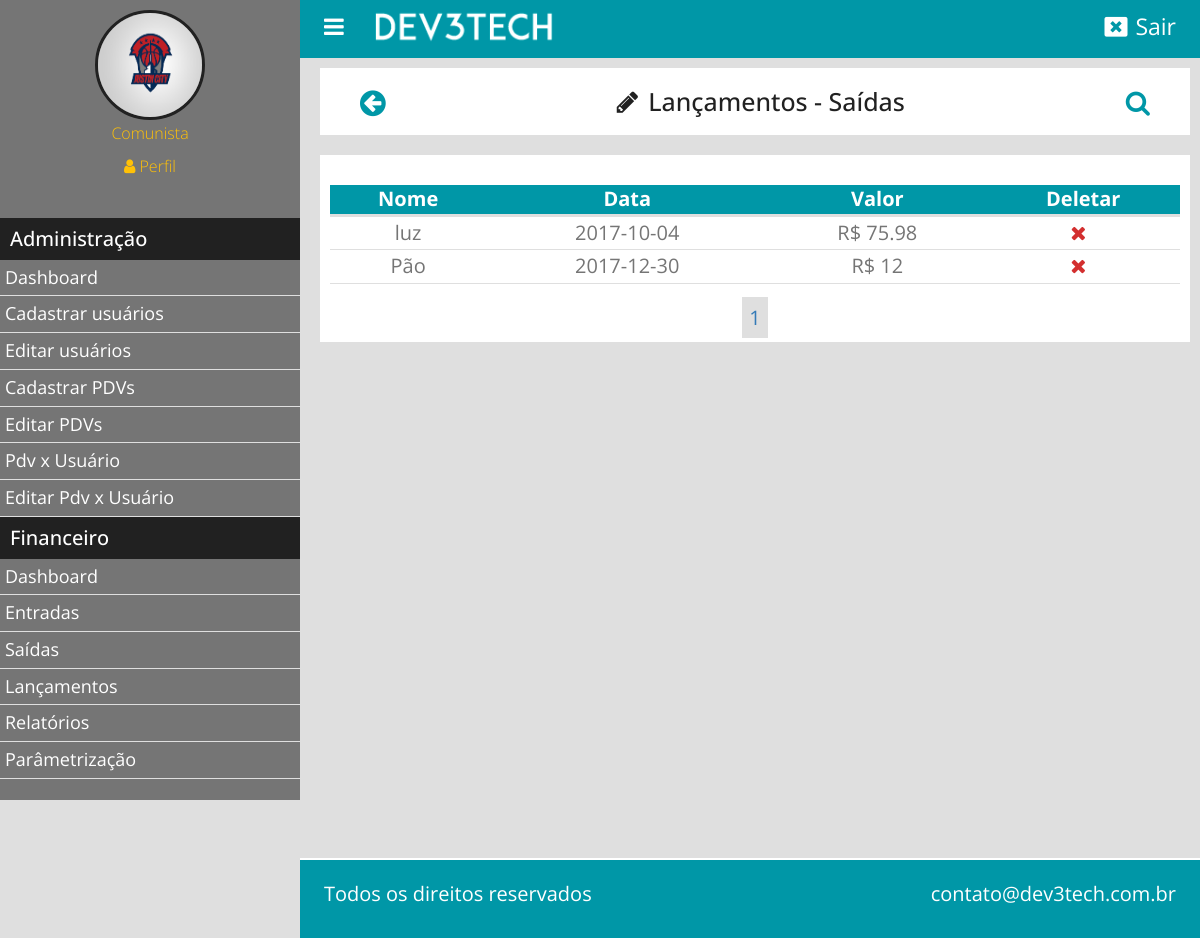
The page /lancamentos_saidas (signed in) on the database its author committed.
### classes/mysql.php (called while the page is built)
<?php
	class MySql{
		private static $pdo;
		public static function conectarDb(){
			if (self::$pdo == null) {
				try{
					self::$pdo = new PDO('mysql:host='.HOST.';dbname='.DB,USER,PASS, array(PDO::MYSQL_ATTR_INIT_COMMAND => "SET NAMES utf8"));
					self::$pdo->setAttribute(PDO::ATTR_ERRMODE, PDO::ERRMODE_EXCEPTION);
				}catch(Exception $e){
					echo '<script>alert("erro ao conectar ao Banco de dados!")</script>';
				}
			}
			return self::$pdo;
		}
	}
 ?>

### classes/Financeiro.php (called while the page is built, shortened)
<?php
	class Financeiro
	{
			public static function selectLancamentos($tabela,$start = null, $end = null){
				$pdv = $_SESSION['pdv'];
			if ($start == null && $end == null)
				$sql = MySql::conectarDb()->prepare("SELECT * FROM `$tabela` WHERE `pdv` = ? ");
			else
				$sql = MySql::conectarDb()->prepare("SELECT * FROM `$tabela` WHERE `pdv` = ? LIMIT $start,$end");
			$sql->execute(array($pdv));
			return $sql->fetchAll();
		}
		}
?>

### pages/lancamentos_saidas.php (the view, shortened to what this page needs)
<?php
	$paginaAtual = isset($_GET['pagina']) ? (int)$_GET['pagina'] : 1;
	$porPagina = 10;
	if (isset($_POST['pesquisar'])) {
		$dateIni =$_POST['data-inicial'];
		$dateFin = $_POST['data-final'];
		$lancamentos = Financeiro::pesquisarSaidas(($paginaAtual -1) * $porPagina,$porPagina);
	}else {
			$lancamentos = Financeiro::selectLancamentos('tb_fin.saidas',($paginaAtual -1) * $porPagina,$porPagina);
	}
?>
<div class="box-content">
	<h2><a href="lancamentos"><i class="fa fa-arrow-circle-left left"></i></a><i class="fa fa-pencil"></i>Lançamentos - Saídas<div class="btn-pesq"><i class="fa fa-search"></i></div></h2>
</div>
<div class="box-content">
		<div class="wraper-table">
				<table>
					<tr>
						<th>Nome</th>
						<th>Data</th>
						<th>Valor</th>
						<th>Deletar</th>
					</tr>
					<?php
						foreach (@$lancamentos as $key => $value) {
							$id = $value['id'];
							$nome = $value['descricao'];
							$data = $value['data'];
							$valor = $value['valor'];
							echo "<tr>";
								echo '<td>'.$nome.'</td>';
								echo '<td>'.$data.'</td>';
								echo '<td> R$ '.$valor.'</td>';
								echo '<td><a activeBtn= "delete" href="'.INCLUDE_PATH.'lancamentos_saidas?excluir='.$id.'"><i class="fa fa-times"></i></a></td>';
							echo "</tr>";
						}
					  ?>
				</table>
		</div>
		<div class="paginacao">
			<?php
				$totalPagina = ceil(count(Financeiro::selectLancamentos('tb_fin.saidas')) / $porPagina);
				for ($i=1; $i <= $totalPagina; $i++) {
					if ($i == $paginaAtual)
						echo '<a href="'.INCLUDE_PATH.'lancamentos_saidas?pagina='.$i.'" class="pagina-active" >'.$i.'</a>';
					else
					echo '<a href="'.INCLUDE_PATH.'lancamentos_saidas?pagina='.$i.'" >'.$i.'</a>';
				}
			?>
		</div>
</div>

### css/style.css (style rules this page uses)
body, html { height: 100%; width: 100%; margin: 0; padding: 0; border-box: box-sizing; background-color: #dfdfdf; font-family: "Open Sans", sans-serif; }
.left { float: left; }
.box-content { background-color: white; padding: 10px; margin-bottom: 20px; text-align: center; }
.box-content h2 { font-size: 25px; color: #212121; margin: 10px 0; }
.box-content i { margin-right: 10px; }
.wraper-table { overflow-x: auto; }
table { width: 100%; margin: 20px auto; max-width: 1280px; }
table th { font-weight: bold; font-size: 20px; color: #FFFFFF; border-bottom: 3px solid #dfdfdf; background-color: #0097A7; text-align: center; }
table td { font-size: 20px; color: #757575; padding: 2px; border-bottom: 1px solid #dfdfdf; }
table a i { cursor: pointer; text-align: center; }
table .fa-times { color: #D32F2F !important; }
.paginacao a { padding: 5px; border: 2px solid #dfdfdf; margin: 0 5px; font-size: 20px; }
.pagina-active { background-color: #dfdfdf; }
.btn-pesq { float: right; font-size: 26px; padding-right: 20px; cursor: pointer; color: #0097A7; }
.fa-arrow-circle-left { padding-left: 30px; font-size: 30px; color: #0097A7; }

### rows shown on the page
tb_fin.saidas: descricao "luz", data "2017-10-04", valor "75.98"
tb_fin.saidas: descricao "Pão", data "2017-12-30", valor "12"

### other values the page prints
$_SESSION['nome'] "Comunista"
